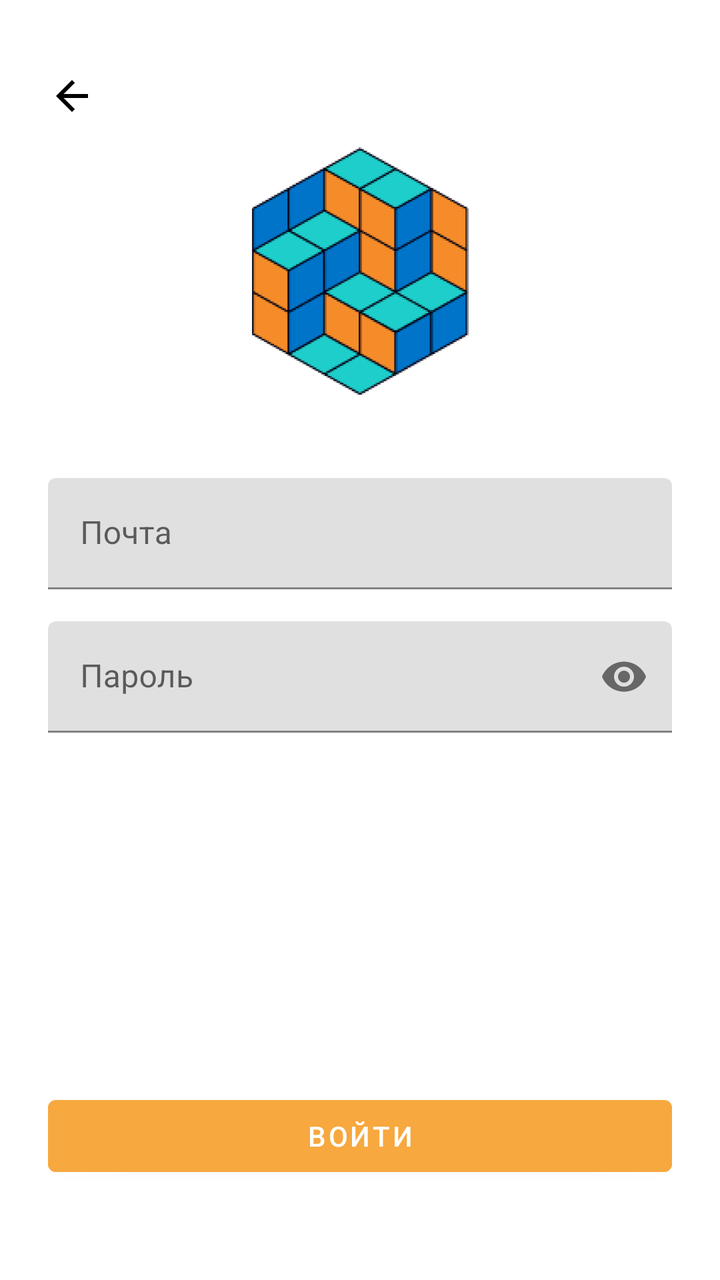
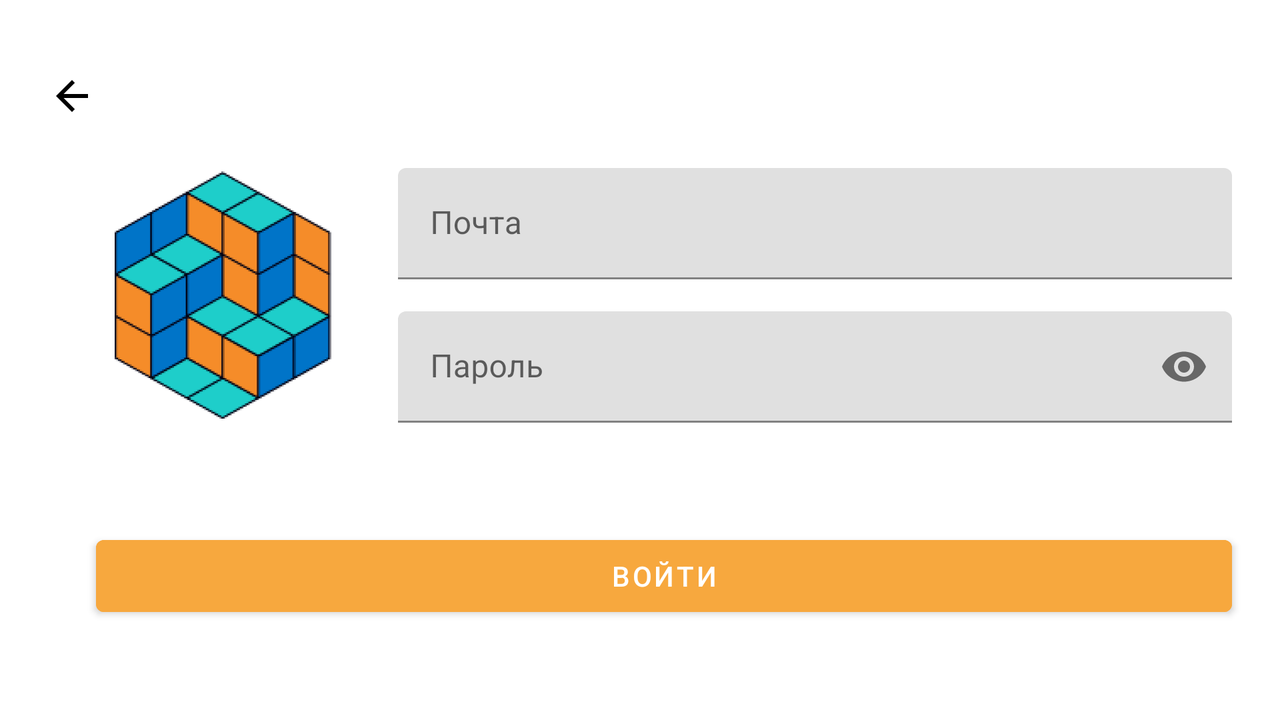

An Android layout and its configuration variant, each rendered on a device that would load it. The default file and the variant file are quoted in full after the pictures.
<!-- AndroidManifest.xml: application theme Theme.MobileApp -->
<!-- res/layout/fragment_sign_in.xml -->
<?xml version="1.0" encoding="utf-8"?>
<androidx.constraintlayout.widget.ConstraintLayout xmlns:android="http://schemas.android.com/apk/res/android"
    android:layout_width="match_parent"
    android:layout_height="match_parent"
    xmlns:app="http://schemas.android.com/apk/res-auto">

    <Button
        style="@style/MyBrandOrangeButton"
        android:id="@+id/signInButton"
        android:layout_marginHorizontal="24dp"
        android:layout_marginBottom="48dp"
        android:text="@string/sign_in_sign_in_button_text"
        app:layout_constraintBottom_toBottomOf="parent"
        app:layout_constraintEnd_toEndOf="parent"
        app:layout_constraintStart_toStartOf="parent" />


    <ImageButton
        style="@style/MyBackButton"
        android:id="@+id/backButton"
        app:layout_constraintStart_toStartOf="parent"
        app:layout_constraintTop_toTopOf="parent" />


    <ImageView
        android:id="@+id/mcsLogoImageView"
        android:layout_width="wrap_content"
        android:layout_height="wrap_content"
        android:src="@drawable/ic_mcs_logo"
        app:layout_constraintEnd_toEndOf="parent"
        app:layout_constraintStart_toStartOf="parent"
        app:layout_constraintTop_toBottomOf="@id/backButton" />

    <com.google.android.material.textfield.TextInputLayout
        android:id="@+id/emailTextInputLayout"
        android:layout_width="match_parent"
        android:layout_height="wrap_content"
        android:layout_marginHorizontal="24dp"
        android:layout_marginTop="40dp"
        android:hint="@string/sign_in_email_text_layout_hint"
        app:layout_constraintEnd_toEndOf="parent"
        app:layout_constraintStart_toStartOf="parent"
        app:layout_constraintTop_toBottomOf="@+id/mcsLogoImageView">

        <com.google.android.material.textfield.TextInputEditText
            android:inputType="textEmailAddress"
            android:id="@+id/emailEditText"
            android:layout_width="match_parent"
            android:layout_height="wrap_content" />

    </com.google.android.material.textfield.TextInputLayout>

    <com.google.android.material.textfield.TextInputLayout
        android:id="@+id/passwordTextInputLayout"
        android:layout_width="match_parent"
        android:layout_height="wrap_content"
        android:layout_marginHorizontal="24dp"
        android:layout_marginTop="16dp"
        android:hint="@string/sign_in_password_text_layout_hint"
        app:endIconMode="password_toggle"
        app:layout_constraintEnd_toEndOf="parent"
        app:layout_constraintStart_toStartOf="parent"
        app:layout_constraintTop_toBottomOf="@+id/emailTextInputLayout">

        <com.google.android.material.textfield.TextInputEditText
            android:inputType="textPassword"
            android:id="@+id/passwordEditText"
            android:layout_width="match_parent"
            android:layout_height="wrap_content" />

    </com.google.android.material.textfield.TextInputLayout>

</androidx.constraintlayout.widget.ConstraintLayout>
<!-- resources referenced by this layout -->
<resources>
  <!-- drawable ic_mcs_logo: png bitmap (drawable-hdpi, 20330 bytes) -->
  <string name="sign_in_email_text_layout_hint">Почта</string>
  <string name="sign_in_password_text_layout_hint">Пароль</string>
  <string name="sign_in_sign_in_button_text">Войти</string>
  <style name="MyBackButton" parent="Widget.AppCompat.ImageButton">
          <item name="android:layout_width">48dp</item>
          <item name="android:layout_height">48dp</item>
          <item name="android:layout_marginStart">12dp</item>
          <item name="android:layout_marginTop">24dp</item>
          <item name="android:background">?attr/selectableItemBackgroundBorderless</item>
          <item name="android:src">@drawable/ic_arrow_back_black_24</item>
      </style>
  <style name="MyBrandOrangeButton" parent="Widget.MaterialComponents.Button">
          <item name="android:layout_marginTop">24dp</item>
          <item name="android:layout_width">0dp</item>
          <item name="android:layout_height">wrap_content</item>
          <item name="android:backgroundTint">@color/brand_orange</item>
      </style>
  <style name="Theme.MobileApp" parent="Theme.MaterialComponents.DayNight.NoActionBar">
          
          <item name="colorPrimary">@color/purple_500</item>
          <item name="colorPrimaryVariant">@color/purple_700</item>
          <item name="colorOnPrimary">@color/white</item>
          
          <item name="colorSecondary">@color/teal_200</item>
          <item name="colorSecondaryVariant">@color/teal_700</item>
          <item name="colorOnSecondary">@color/black</item>
          
          <item name="android:statusBarColor" tools:targetApi="l">?attr/colorPrimaryVariant</item>
          
      </style>
  <color name="brand_orange">#F7A83E</color>
  <color name="purple_500">#FF6200EE</color>
  <color name="purple_700">#FF3700B3</color>
  <color name="white">#FFFFFFFF</color>
  <color name="teal_200">#FF03DAC5</color>
  <color name="teal_700">#FF018786</color>
  <color name="black">#FF000000</color>
</resources>
<!-- res/layout-land/fragment_sign_in.xml (the repository's variant of the layout above) -->
<!-- drawn on the phone turned sideways -->
<?xml version="1.0" encoding="utf-8"?>
<androidx.constraintlayout.widget.ConstraintLayout xmlns:android="http://schemas.android.com/apk/res/android"
    android:layout_width="match_parent"
    android:layout_height="match_parent"
    xmlns:app="http://schemas.android.com/apk/res-auto">


    <ImageButton
        style="@style/MyBackButton"
        android:id="@+id/backButton"
        app:layout_constraintStart_toStartOf="parent"
        app:layout_constraintTop_toTopOf="parent" />


    <ImageView
        android:id="@+id/mcsLogoImageView"
        android:layout_width="wrap_content"
        android:layout_height="wrap_content"
        android:src="@drawable/ic_mcs_logo"
        app:layout_constraintStart_toStartOf="parent"
        app:layout_constraintTop_toBottomOf="@id/backButton"
        android:layout_marginStart="48dp"
        android:layout_marginTop="12dp"/>

    <com.google.android.material.textfield.TextInputLayout
        android:id="@+id/emailTextInputLayout"
        android:layout_width="0dp"
        android:layout_height="wrap_content"
        android:layout_marginHorizontal="24dp"
        android:hint="@string/sign_in_email_text_layout_hint"
        app:layout_constraintEnd_toEndOf="parent"
        app:layout_constraintStart_toEndOf="@+id/mcsLogoImageView"
        app:layout_constraintTop_toTopOf="@+id/mcsLogoImageView">

        <com.google.android.material.textfield.TextInputEditText
            android:inputType="textEmailAddress"
            android:id="@+id/emailEditText"
            android:layout_width="match_parent"
            android:layout_height="wrap_content" />

    </com.google.android.material.textfield.TextInputLayout>

    <com.google.android.material.textfield.TextInputLayout
        android:id="@+id/passwordTextInputLayout"
        android:layout_width="0dp"
        android:layout_height="wrap_content"
        android:layout_marginHorizontal="24dp"
        android:layout_marginTop="16dp"
        android:hint="@string/sign_in_password_text_layout_hint"
        app:endIconMode="password_toggle"
        app:layout_constraintEnd_toEndOf="parent"
        app:layout_constraintStart_toEndOf="@+id/mcsLogoImageView"
        app:layout_constraintTop_toBottomOf="@+id/emailTextInputLayout">

        <com.google.android.material.textfield.TextInputEditText
            android:inputType="textPassword"
            android:id="@+id/passwordEditText"
            android:layout_width="match_parent"
            android:layout_height="wrap_content" />

    </com.google.android.material.textfield.TextInputLayout>

    <Button
        style="@style/MyBrandOrangeButton"
        android:id="@+id/signInButton"
        android:layout_marginBottom="48dp"
        android:text="@string/sign_in_sign_in_button_text"
        app:layout_constraintBottom_toBottomOf="parent"
        app:layout_constraintEnd_toEndOf="@+id/passwordTextInputLayout"
        app:layout_constraintStart_toStartOf="@+id/mcsLogoImageView" />



</androidx.constraintlayout.widget.ConstraintLayout>
